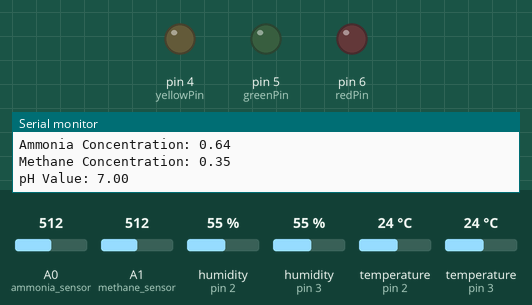
Simulated run of this sketch. Board: Arduino Uno, built with avr-gcc and run on an emulated ATmega328P. Parts: output pins drawn as LEDs (lit = HIGH), the last lines printed to the serial monitor. The inputs (shaded band) are chosen by the test bench; at power-on: A0 (ammonia_sensor) = 512, A1 (methane_sensor) = 512, humidity (sensors on pin 2, pin 3) 55 %, temperature (sensors on pin 2, pin 3) 24 °C.

Above: at 2.4 s.
At 5.4 s:
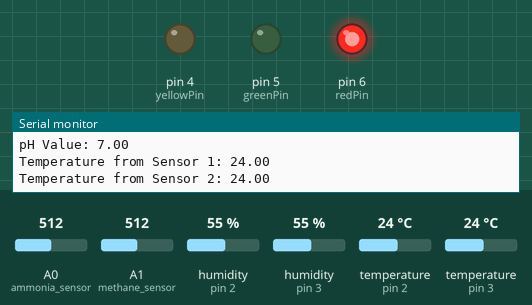
At 7.4 s:
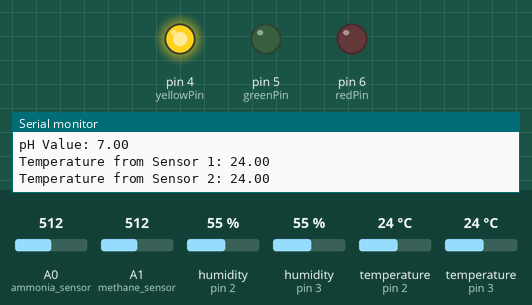
At 9.4 s:
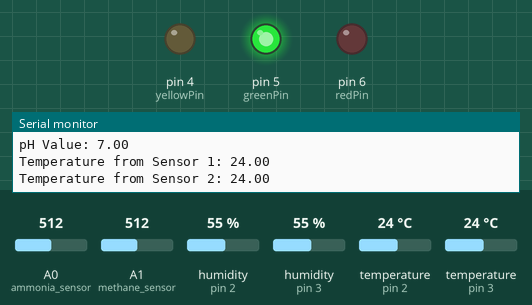
Timing chart, 0 to 14.2 s (numbered marks = the images above):
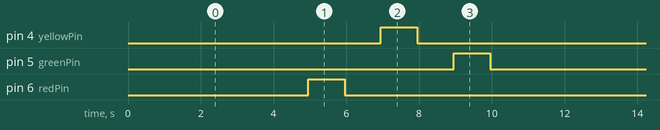

The sketch:

main_working_new_copy.ino
```cpp
#include <DHT.h>
#include <Arduino.h>

#define DHTTYPE DHT11

// Pin assignments for DHT sensors.
const int DHT_PIN_1 = 2; // Connect the first sensor to digital pin 2.
const int DHT_PIN_2 = 3; // Connect the second sensor to digital pin 3.

// Create instances of the DHT class for each sensor.
DHT dht1(DHT_PIN_1, DHTTYPE);
DHT dht2(DHT_PIN_2, DHTTYPE);

int methane_sensor = A1; //Sensor pin
float m_methane = -0.318; //Slope
float b_methane = 1.133; //Y-Intercept
float R0_methane = 0.98; //Sensor Resistance in fresh air from previous code

int ammonia_sensor = A0; // Ammonia sensor pin
float m_ammonia = -0.263; // Slope
float b_ammonia = 0.42; // Y-Intercept
float R0_ammonia = 3.37; // Sensor Resistance in fresh air from previous code

int measurings;
float voltage;
float pHvalue;
float b_ph = 0.00;
float m_ph = 0.167;


const int AO_Pin = A0;
const int A1_Pin = A1;
const int A2_Pin = A2; // New pin for pH sensor
int AO_Out; // Declare variable to store AO pin reading
int A1_Out; // Declare variable to store A1 pin reading
int A2_Out; // Declare variable to store A2 pin reading


// You need to define calibration parameters for the new sensor as well
const int redPin = 6;
const int yellowPin = 4;
const int greenPin = 5;

const int interval = 1000; // 1 second

// Set up
void setup() {
  Serial.begin(115200);  // Initialize serial monitor using a baud rate of 115200
  dht1.begin();
  dht2.begin();
  pinMode(redPin, OUTPUT);
  pinMode(yellowPin, OUTPUT);
  pinMode(greenPin, OUTPUT);
}

// Main loop
void loop() {
  Ammonia();
  delay(200); //
  methane();
  delay(200); //
  ph();
  delay(200); //
  temp();
  delay(200); //
  led(redPin);
//  // Blink yellow light
  led(yellowPin);
//  // Blink green light
  led(greenPin);

}


void ph() {
  measurings=0;
  for (int i = 0; i < 10; i++)
  {
    measurings = measurings + analogRead(A0);
    delay(10);
  }
    voltage = ((5 / 1024.0) * (measurings/10));

    pHvalue = ((7 + ((2.5 - voltage) / m_ph)))+ b_ph;

    Serial.print("pH Value: ");
    Serial.println(pHvalue);
    delay(1000);
}

void methane() {
  float sensor_volt=0; //Define variable for sensor voltage
  float RS_gas=0; //Define variable for sensor resistance
  float ratio=0; //Define variable for ratio
  float sensorValue = analogRead(methane_sensor); //Read analog values of sensor
  sensor_volt = sensorValue * (5.0 / 1023.0); //Convert analog values to voltage
  RS_gas = ((5.0 * 1.0) / sensor_volt) - 1.0; //Get value of RS in a gas
  ratio = RS_gas / R0_methane;   // Get ratio RS_gas/RS_air

  double ppm_log = (log10(ratio) - b_methane) / m_methane; //Get ppm value in linear scale according to the the ratio value
  double ppm = pow(10, ppm_log); //Convert ppm value to log scale
  double percentage = ppm / 10000; //Convert to percentage
  Serial.print("Methane Concentration: ");
  Serial.println(percentage); //Load screen buffer with percentage value
  delay(500);
}
void Ammonia() {
  float sensor_volt_ammonia; // Define variable for sensor voltage
  float RS_Gas_ammonia; // Define variable for sensor resistance
  float ratio_ammonia; // Define variable for ratio_ammonia
  float sensorValue = analogRead(ammonia_sensor); // Read analog values of sensor
  sensor_volt_ammonia = sensorValue * (5.0 / 1023.0); // Convert analog values to voltage
  RS_Gas_ammonia = ((5.0 * 10.0) / sensor_volt_ammonia) - 10.0; // Get value of RS in a gas
  ratio_ammonia = RS_Gas_ammonia / R0_ammonia; // Get ratio_ammonia RS_gas/RS_air

  double ppm_log = (log10(ratio_ammonia) - b_ammonia) / m_ammonia; // Get ppm value in linear scale according to the ratio value
  double ppm = pow(10, ppm_log); // Convert ppm value to log scale

  Serial.print("Ammonia Concentration: ");
  Serial.println(ppm);

  delay(500); // Delay before next reading
}

void temp() {
  // Read temperature from the first DHT sensor.
  float temperature1 = dht1.readTemperature();
  // Read temperature from the second DHT sensor.
  float temperature2 = dht2.readTemperature();

  // Check if any errors occurred during reading.
  if (!isnan(temperature1)) {
    Serial.print("Temperature from Sensor 1: ");
    Serial.println(temperature1);

  } else {
    Serial.println("Failed to read from DHT sensor 1!");
  }

  if (!isnan(temperature2)) {
    Serial.print("Temperature from Sensor 2: ");
    Serial.println(temperature2);

  } else {
    Serial.println("Failed to read from DHT sensor 2!");
  }

  // Delay before next reading.
  delay(2000); // Adjust delay as needed.
}

void led(int pin) {
  // Turn the LED on (HIGH is the voltage level)
  digitalWrite(pin, HIGH);
  // Wait for a while
  delay(interval);
  // Turn the LED off by making the voltage LOW
  digitalWrite(pin, LOW);
  // Wait for a while
  delay(interval);
}
```

Measured:
- by itself, pin 4 (yellowPin), pin 5 (greenPin), pin 6 (redPin): alternates HIGH for 1.0 s and LOW for 10.0 s
- by itself, everything shown: repeats every 11.0 s, in 6 steps
